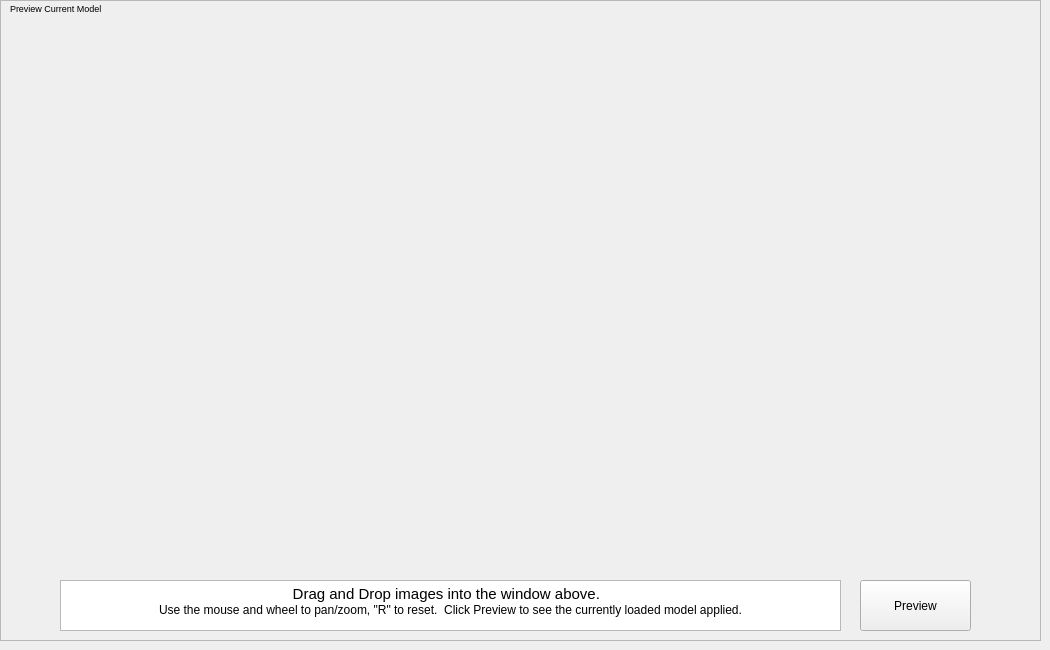
    <widget class="QWidget" name="tab_preview">
     <attribute name="title">
      <string>Preview Current Model</string>
     </attribute>
     <widget class="QFrame" name="frame_6">
      <property name="geometry">
       <rect>
        <x>0</x>
        <y>0</y>
        <width>1041</width>
        <height>641</height>
       </rect>
      </property>
      <property name="frameShape">
       <enum>QFrame::StyledPanel</enum>
      </property>
      <property name="frameShadow">
       <enum>QFrame::Raised</enum>
      </property>
      <widget class="ImageViewer" name="preview_viewer" native="true">
       <property name="geometry">
        <rect>
         <x>20</x>
         <y>20</y>
         <width>991</width>
         <height>521</height>
        </rect>
       </property>
      </widget>
      <widget class="QTextBrowser" name="textBrowser">
       <property name="geometry">
        <rect>
         <x>60</x>
         <y>580</y>
         <width>781</width>
         <height>51</height>
        </rect>
       </property>
       <property name="html">
        <string>&lt;!DOCTYPE HTML PUBLIC &quot;-//W3C//DTD HTML 4.0//EN&quot; &quot;http://www.w3.org/TR/REC-html40/strict.dtd&quot;&gt;
&lt;html&gt;&lt;head&gt;&lt;meta name=&quot;qrichtext&quot; content=&quot;1&quot; /&gt;&lt;style type=&quot;text/css&quot;&gt;
p, li { white-space: pre-wrap; }
&lt;/style&gt;&lt;/head&gt;&lt;body style=&quot; font-family:'Cantarell','Cantarell'; font-size:12pt; font-weight:400; font-style:normal;&quot;&gt;
&lt;p align=&quot;center&quot; style=&quot; margin-top:0px; margin-bottom:0px; margin-left:0px; margin-right:0px; -qt-block-indent:0; text-indent:0px;&quot;&gt;&lt;span style=&quot; font-family:'Cantarell'; font-size:11pt;&quot;&gt;Drag and Drop images into the window above.  &lt;/span&gt;&lt;/p&gt;
&lt;p align=&quot;center&quot; style=&quot; margin-top:0px; margin-bottom:0px; margin-left:0px; margin-right:0px; -qt-block-indent:0; text-indent:0px;&quot;&gt;&lt;span style=&quot; font-family:'Cantarell'; font-size:9pt;&quot;&gt;Use the mouse and wheel to pan/zoom, &amp;quot;R&amp;quot; to reset.  Click Preview to see the currently loaded model applied.&lt;/span&gt;&lt;/p&gt;&lt;/body&gt;&lt;/html&gt;</string>
       </property>
      </widget>
      <widget class="QPushButton" name="btn_preview_inference">
       <property name="geometry">
        <rect>
         <x>860</x>
         <y>580</y>
         <width>111</width>
         <height>51</height>
        </rect>
       </property>
       <property name="text">
        <string>Preview</string>
       </property>
      </widget>
      <widget class="QLabel" name="label_6">
       <property name="geometry">
        <rect>
         <x>10</x>
         <y>0</y>
         <width>161</width>
         <height>16</height>
        </rect>
       </property>
       <property name="font">
        <font>
         <family>Cantarell</family>
         <pointsize>7</pointsize>
         <weight>50</weight>
         <bold>false</bold>
         <kerning>false</kerning>
        </font>
       </property>
       <property name="text">
        <string>Preview Current Model</string>
       </property>
      </widget>
     </widget>
    </widget>
